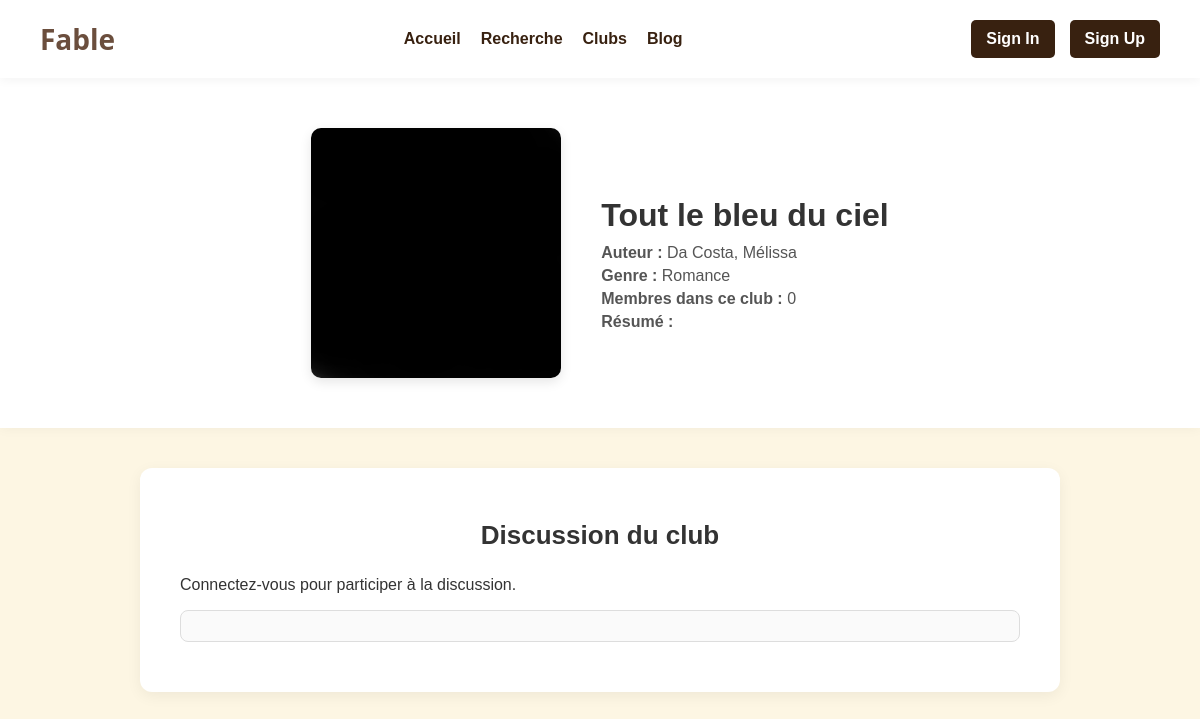
Page /club_livre.php?id=6 on the committed database.
### tables this page shows
CREATE TABLE IF NOT EXISTS livres (
    id INT AUTO_INCREMENT PRIMARY KEY,
    title VARCHAR(255) NOT NULL,
    auteur VARCHAR(255) NOT NULL,
    editeur VARCHAR(255) NOT NULL,
    date DATE,
    langue VARCHAR(255) NOT NULL,
    genre VARCHAR(255) NOT NULL,
    image_url VARCHAR(255) DEFAULT 'images/defaut.jpg',
    description TEXT
);

### club_livre.php (the view, shortened to what this page needs)
<?php
$pdo = new PDO("mysql:host=localhost;dbname=fable_db;charset=utf8", "root", "");
$livre_id = isset($_GET['id']) ? intval($_GET['id']) : 0;
$stmtLivre = $pdo->prepare("SELECT * FROM livres WHERE id = ?");
$stmtLivre->execute([$livre_id]);
$livre = $stmtLivre->fetch();
$stmtMembres = $pdo->prepare("SELECT COUNT(*) AS total FROM bookclub_members WHERE livre_id = ?");
$stmtMembres->execute([$livre_id]);
$total_membres = $stmtMembres->fetchColumn();
?>
<!DOCTYPE html>
<html lang="fr">
<head>
    <link rel="stylesheet" href="styles.css">
</head>
<body>
    <?php include 'header.php'; ?>
    <main>
        <section class="book-details">
            <img src="<?= $livre['image_url'] ?: 'images/default-book-cover.jpg' ?>" alt="<?= htmlspecialchars($livre['title']) ?>">
            <div>
                <h1><?= htmlspecialchars($livre['title']) ?></h1>
                <p><strong>Auteur :</strong> <?= htmlspecialchars($livre['auteur']) ?></p>
                <p><strong>Genre :</strong> <?= htmlspecialchars($livre['genre']) ?></p>
                <p><strong>Membres dans ce club :</strong> <?= $total_membres ?></p>
                <p><strong>Résumé :</strong> <?= nl2br(htmlspecialchars($livre['resume'])) ?></p>
            </div>
        </section>
        <section class="chat-club">
            <h2>Discussion du club</h2>
            <?php if (isset($_SESSION['user_id'])): ?>
                <form action="chat_club.php" method="POST">
                    <input type="hidden" name="livre_id" value="<?= $livre_id ?>">
                    <textarea name="message" rows="3" placeholder="Votre message..." required></textarea>
                    <button type="submit">Envoyer</button>
                </form>
            <?php else: ?>
                <p>Connectez-vous pour participer à la discussion.</p>
            <?php endif; ?>
            <div class="messages">
            </div>
        </section>
    </main>
</body>
</html>

### styles.css (style rules this page uses)
body { font-family: Arial, sans-serif; margin: 0; padding: 0; background-color: #fdf6e3; color: #333; }

### club_livre.php (style rules this page uses)
body { font-family: 'Segoe UI', Tahoma, Geneva, Verdana, sans-serif; margin: 0; background-color: #f4f2ef; }
.book-details { display: flex; align-items: center; justify-content: center; gap: 40px; background: #fff; padding: 50px; box-shadow: 0 0 12px rgba(0,0,0,0.05); }
.book-details img { width: 250px; height: auto; border-radius: 10px; box-shadow: 0 4px 12px rgba(0,0,0,0.1); }
.book-details div { max-width: 600px; }
.book-details h1 { font-size: 32px; margin-bottom: 10px; }
.book-details p { margin: 5px 0; font-size: 16px; color: #555; }
.chat-club { background-color: #fff; padding: 30px 40px; border-radius: 12px; width: 70%; margin: 40px auto; box-shadow: 0 4px 15px rgba(0, 0, 0, 0.06); }
.chat-club h2 { text-align: center; font-size: 26px; margin-bottom: 25px; }
.messages { max-height: 300px; overflow-y: auto; border: 1px solid #ddd; padding: 15px; border-radius: 8px; background: #fafafa; margin-bottom: 20px; display: flex; flex-direction: column-reverse; gap: 12px; }

### rows in the picture
livres: image_url (picture), title "Tout le bleu du ciel", auteur "Da Costa, Mélissa", genre "Romance"

### other values in the picture
$total_membres "0"
